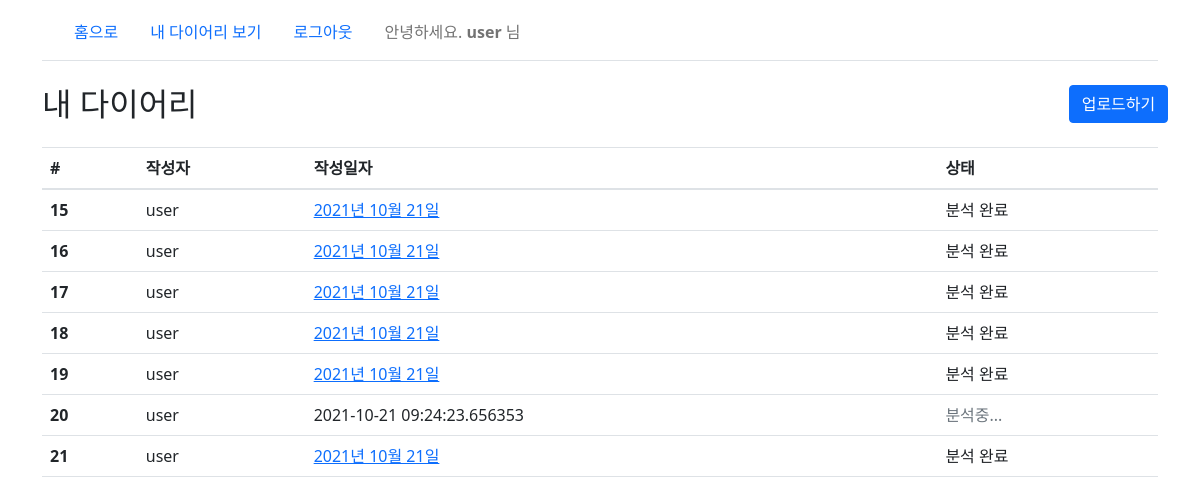
Before: /my_diary (signed in) with the older database file.
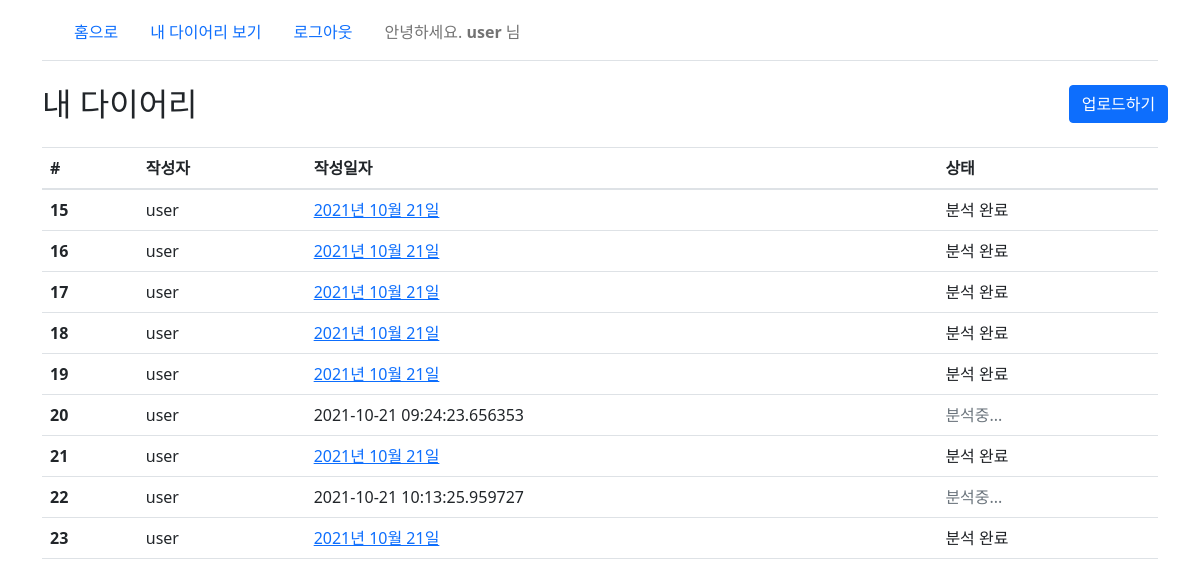
After: the same page with the newer database file.
### mindtree/models.py (models this page shows, shortened)
class Post(db.Model):
    id = db.Column(db.Integer, primary_key=True)  # 자동 증가
    user_id = db.Column(db.Integer, db.ForeignKey('user.id'), nullable=False)  # 참조: 'author'키로
    title = db.Column(db.String(100), nullable=False)
    pub_date = db.Column(db.DateTime, nullable=False, default=datetime.utcnow)  # 자동 입력됨
    last_updated = db.Column(db.DateTime, nullable=True, default=datetime.utcnow, onupdate=datetime.utcnow)
    ocr_text = db.Column(db.String(500), nullable=False)
    sentiment = db.Column(db.JSON, nullable=False)
    word_cloud = db.Column(db.String(100), nullable=False)
    completed = db.Column(db.Boolean, nullable=True, default=False)

class User(db.Model, UserMixin):
    id = db.Column(db.Integer, primary_key=True)
    username = db.Column(db.String(100), unique=True, nullable=False)
    email = db.Column(db.String(120), unique=True, nullable=False)
    password = db.Column(db.String(100), nullable=False)
    date_joined = db.Column(db.DateTime, nullable=False, default=datetime.utcnow)
    posts = db.relationship('Post', backref='author', lazy=True)  # 해당 유저의 모든 포스트 연결

### mindtree/routes.py (the view)
@app.route("/my_diary", methods=['GET'])
def my_diary():
    username = current_user.username
    posts = Post.query.filter_by(author=current_user).all()
    print("my_diary(): ", username)
    return render_template('my_diary.html', posts=posts)

### mindtree/models.py (called while the page is built)
@login_manager.user_loader
def load_user(user_id):
    return User.query.get(int(user_id))

### mindtree/routes.py (called while the page is built)
@app.template_filter('datetime')
def _jinja2_filter_datetime(date, fmt=None):
    if fmt:
        return date.strftime(fmt)
    else:
        return date.strftime('%Y년 %m월 %d일')

### mindtree/templates/my_diary.html
{% extends "layout.html" %}
{% block content %}
<div class="container mt-4 mb-3">
    <div class="row g-1">
        <h2 class="header-bar col">내 다이어리</h2>
        <div class="col-md-1">
            <a class="btn btn-primary" href="/upload" role="button">업로드하기</a>
        </div>
    </div>
</div>
<div class="container">
    <table class="table">
        <thead>
        <tr>
            <th scope="col">#</th>
            <th scope="col">작성자</th>
            <th scope="col">작성일자</th>
            <th scope="col">상태</th>
        </tr>
        </thead>
        <tbody>
        {% for post in posts %}
            <tr>
                <th scope="row">{{ post.id }}</th>
                <td>{{ post.author.username }}</td>
                {% if post.completed %}
                <td><a href="{{ url_for('analyze', post_id=post.id) }}">{{ post.pub_date|datetime }}</a></td>
                <td style="color: #1e2125"> 분석 완료 </td>
                {% else %}
                <td>{{ post.pub_date }}</td>
                <td style="color: #6c757d"> 분석중... </td>
                {% endif %}
            </tr>
        {% endfor %}
        </tbody>
    </table>
</div>
{% endblock %}

Changed rows visible on the page:
added Post: id "22", author.username "user", pub_date "2021-10-21 10:13:25.959727"
added Post: id "23", author.username "user", pub_date "2021년 10월 21일"
